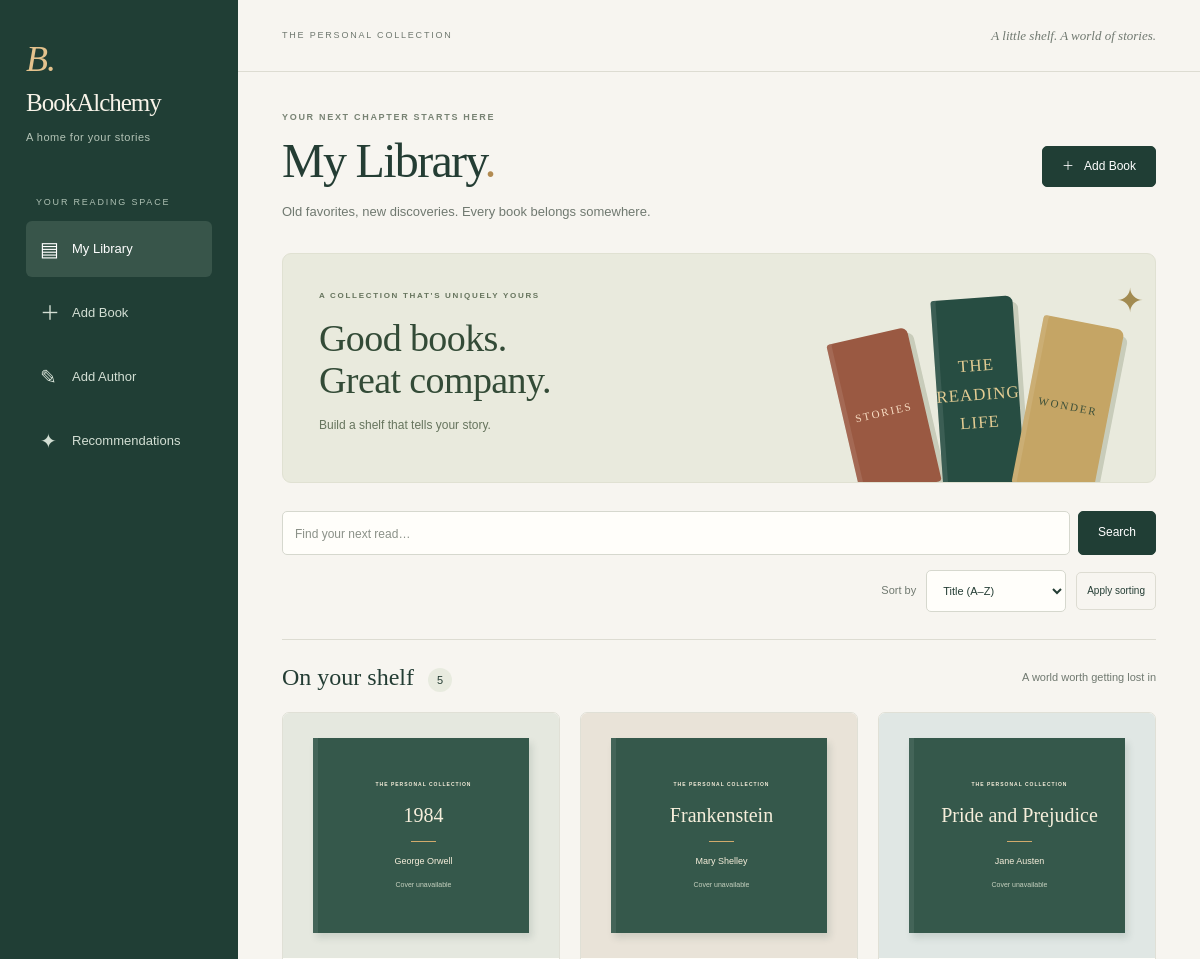
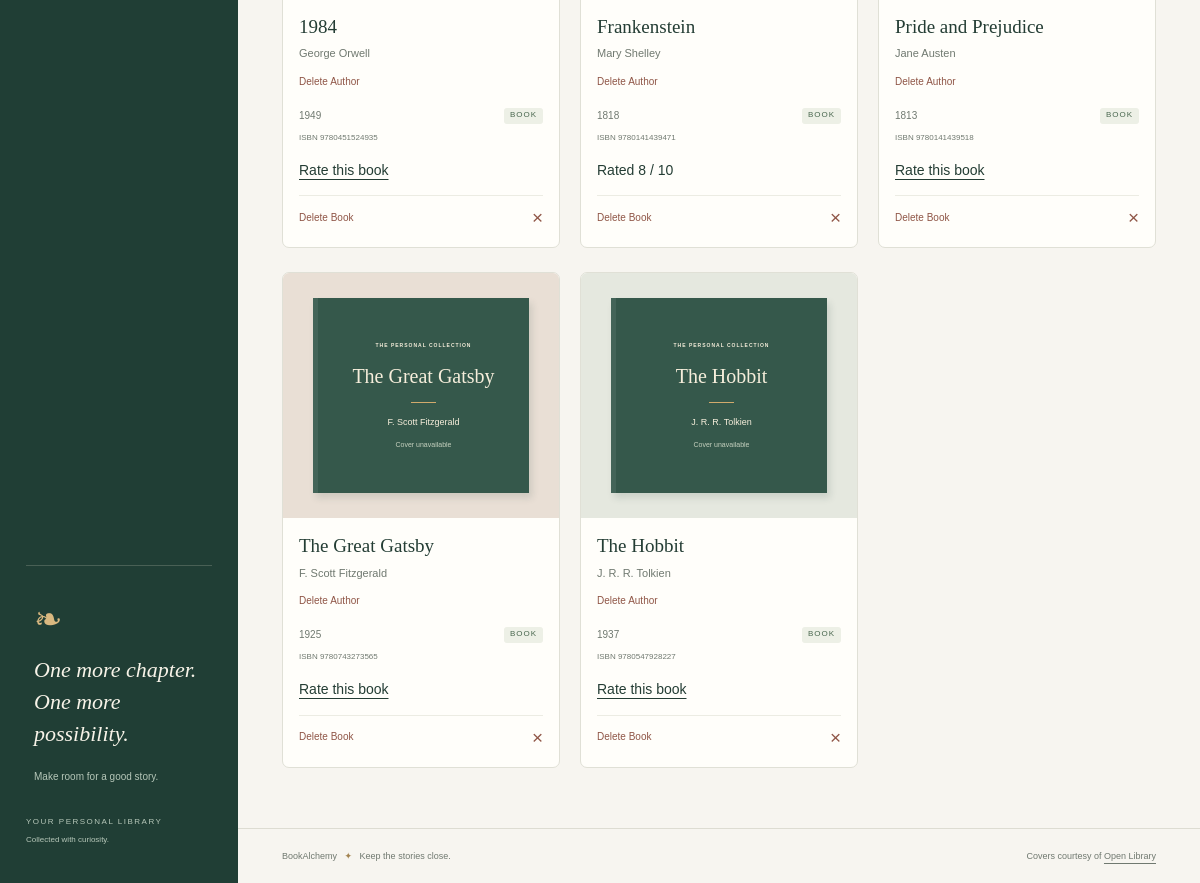
The page / on the database its author committed (2 pictures, top to bottom).
### data_models.py (models this page shows, shortened)
class Book(db.Model):
    __tablename__ = 'books'
    id = db.Column(db.Integer, primary_key=True, autoincrement=True)
    isbn = db.Column(db.String)
    title = db.Column(db.String, nullable=False)
    publication_year = db.Column(db.Integer)
    rating = db.Column(db.Integer)
    __table_args__ = (
        db.CheckConstraint('rating BETWEEN 1 AND 10', name='valid_book_rating'),
    )
    author_id = db.Column(db.Integer, db.ForeignKey('authors.id'), nullable=False)
    author = db.relationship('Author', back_populates='books')

class Author(db.Model):
    __tablename__ = 'authors'
    id = db.Column(db.Integer, primary_key=True, autoincrement=True)
    name = db.Column(db.String, nullable=False)
    birth_date = db.Column(db.Date)
    date_of_death = db.Column(db.Date)
    books = db.relationship(
        'Book', back_populates='author', cascade='all, delete-orphan'
    )

### app.py (the view)
@app.route('/')
def home():
    search = request.args.get('search', '').strip()
    sort = request.args.get('sort', 'title')
    if sort not in ('title', 'author'):
        sort = 'title'
    order = db.func.lower(Author.name) if sort == 'author' else db.func.lower(Book.title)
    query = db.select(Book).join(Author).options(db.joinedload(Book.author))
    if search:
        query = query.where(Book.title.icontains(search, autoescape=True))
    books = db.session.execute(
        query.order_by(order, db.func.lower(Book.title), Book.id)
    ).scalars().all()
    return render_template('home.html', books=books, sort=sort, search=search)

### templates/home.html (shortened to what this page needs)
{% extends 'base.html' %}
{% block content %}
<section class="page-heading">
  <div><p class="eyebrow">YOUR NEXT CHAPTER STARTS HERE</p><h1>My Library<span class="heading-dot">.</span></h1><p class="intro">Old favorites, new discoveries. Every book belongs somewhere.</p></div>
  <a class="button primary" href="{{ url_for('add_book') }}"><span aria-hidden="true">＋</span> Add Book</a>
</section>
<section class="library-banner" aria-label="Library introduction"><div><span class="eyebrow">A COLLECTION THAT'S UNIQUELY YOURS</span><h2>Good books.<br>Great company.</h2><p>Build a shelf that tells your story.</p></div><div class="book-art" aria-hidden="true"><span class="art-book art-one">STORIES</span><span class="art-book art-two">THE<br>READING<br>LIFE</span><span class="art-book art-three">WONDER</span><span class="art-spark">✦</span></div></section>
<form class="toolbar" action="{{ url_for('home') }}" method="get">
  <div class="search-group"><label class="visually-hidden" for="search">Search by title</label><input type="search" id="search" name="search" value="{{ search }}" placeholder="Find your next read…"><button type="submit">Search</button></div>
  <div class="sort-group"><label for="sort">Sort by</label><select id="sort" name="sort">
    {% if sort == 'title' %}
    <option value="title" selected>Title (A–Z)</option><option value="author">Author name (A–Z)</option>
    {% else %}
    <option value="title">Title (A–Z)</option><option value="author" selected>Author name (A–Z)</option>
    {% endif %}
  </select><button class="quiet-button" type="submit">Apply sorting</button></div>
</form>
<div class="collection-heading"><h2>{% if search %}Search results{% else %}On your shelf{% endif %} <span class="count">{{ books|length }}</span></h2>{% if search %}<a href="{{ url_for('home', sort=sort) }}">Clear search</a>{% else %}<span class="collection-caption">A world worth getting lost in</span>{% endif %}</div>
<div class="books">
{% for book in books %}
  <article>
    <div class="cover cover-tone-{{ loop.index0 % 4 }}">
      <div class="cover-fallback"><span class="eyebrow">THE PERSONAL COLLECTION</span><strong>{{ book.title }}</strong><span class="fallback-rule"></span><span>{{ book.author.name }}</span><small>{% if book.isbn %}Cover unavailable{% else %}No ISBN – cover unavailable{% endif %}</small></div>
    </div>
    <div class="book-info"><h2><a href="{{ url_for('book_detail', book_id=book.id) }}">{{ book.title }}</a></h2><p class="author-name"><a href="{{ url_for('author_detail', author_id=book.author_id) }}">{{ book.author.name }}</a></p><form class="author-delete-form" action="{{ url_for('delete_author', author_id=book.author_id) }}" method="post" data-delete-author><button type="submit" class="delete-button" title="Deletes this author and all their books">Delete Author</button></form><div class="book-meta"><span>{% if book.publication_year %}{{ book.publication_year }}{% else %}Year unknown{% endif %}</span><span class="book-format">BOOK</span></div>{% if book.isbn %}<p class="isbn">ISBN {{ book.isbn }}</p>{% endif %}
    <p class="book-rating">{% if book.rating %}Rated {{ book.rating }} / 10{% else %}<a href="{{ url_for('book_detail', book_id=book.id) }}">Rate this book</a>{% endif %}</p><form class="delete-form" action="{{ url_for('delete_book', book_id=book.id) }}" method="post"><button type="submit" class="delete-button" aria-label="Delete Book: {{ book.title }}">Delete Book <span aria-hidden="true">×</span></button></form></div>
  </article>
{% endfor %}
</div>
{% endblock %}

### templates/base.html (shortened to what this page needs)
<!DOCTYPE html>
<html lang="en">
<head>
  <link rel="stylesheet" href="{{ url_for('static', filename='style.css') }}">
</head>
<body>
  <aside class="sidebar">
    <a class="brand" href="{{ url_for('home') }}"><span class="brand-icon" aria-hidden="true">B.</span>BookAlchemy<span class="brand-caption">A home for your stories</span></a>
    <p class="nav-label">YOUR READING SPACE</p>
    <nav aria-label="Main navigation">
      <a href="{{ url_for('home') }}" aria-current="{{ 'page' if request.endpoint == 'home' else 'false' }}"><span aria-hidden="true">▤</span> My Library</a>
      <a href="{{ url_for('add_book') }}" aria-current="{{ 'page' if request.endpoint == 'add_book' else 'false' }}"><span aria-hidden="true">＋</span> Add Book</a>
      <a href="{{ url_for('add_author') }}" aria-current="{{ 'page' if request.endpoint == 'add_author' else 'false' }}"><span aria-hidden="true">✎</span> Add Author</a>
      <a href="{{ url_for('recommendations') }}" aria-current="{{ 'page' if request.endpoint == 'recommendations' else 'false' }}"><span aria-hidden="true">✦</span> Recommendations</a>
    </nav>
    <div class="sidebar-note"><span aria-hidden="true">❧</span><p>One more chapter.<br>One more possibility.</p><small>Make room for a good story.</small></div>
    <div class="sidebar-footer">YOUR PERSONAL LIBRARY<br><span>Collected with curiosity.</span></div>
  </aside>
  <div class="workspace">
    <header class="topbar"><span>THE PERSONAL COLLECTION</span><span class="topbar-note">A little shelf. A world of stories.</span></header>
    <main id="main">
      {% block content %}{% endblock %}
    </main>
    <footer class="page-footer"><span>BookAlchemy <span aria-hidden="true">✦</span> Keep the stories close.</span><span>Covers courtesy of <a href="https://openlibrary.org">Open Library</a></span></footer>
  </div>
</body>
</html>

### rows shown on the page
Book: title "1984", author.name "George Orwell", shows "Cover unavailable", publication_year "1949", isbn "9780451524935"
Book: title "Frankenstein", author.name "Mary Shelley", shows "Cover unavailable", publication_year "1818", isbn "9780141439471", rating "8"
Book: title "Pride and Prejudice", author.name "Jane Austen", shows "Cover unavailable", publication_year "1813", isbn "9780141439518"
Book: title "The Great Gatsby", author.name "F. Scott Fitzgerald", shows "Cover unavailable", publication_year "1925", isbn "9780743273565"
Book: title "The Hobbit", author.name "J. R. R. Tolkien", shows "Cover unavailable", publication_year "1937", isbn "9780547928227"

### other values the page prints
{{ books|length }} "5"
